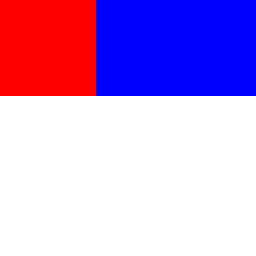
#> input picture Program/img/img051.jpg, 64 x 64 px (shown 4 times larger)
$ jupyter execute --allow-errors 'Step4-Matching Exact & Inexact.ipynb'   (Python 2 division)
#> lines starting #> are read from the running program, lines starting #| are printed output that depends on the picture; after the words box and inside, x2 and y2 are one past the last pixel; in counts of white or black regions, pixels touching at a corner belong together
# Graph Matching

## Penginputan Images dan Hasil Graph pada Dataset

[cell 1]
import glob
import os
import numpy as np
from numpy import genfromtxt
from skimage import io, segmentation, color
import matplotlib.pyplot as plt
from skimage.future import graph
import networkx as nx

path1 = 'img2/'
path2 = 'graph2/'
imgFile = []
graphFile = []


for filename1 in glob.glob(os.path.join(path1, '*.jpg')):
    imgFile.append(filename1)

for filename2 in glob.glob(os.path.join(path2, '*.gpickle')):
    graphFile.append(filename2)

## Uji Coba Exact Matching- Isomorphism VF2 Algorithm

[cell 2]
from networkx.algorithms import isomorphism
from ged4py2.algorithm import graph_edit_dist as ged

a = 150
b = 100
#> (the rest of this cell did not finish here and is left out)

[cell 3]
from networkx.algorithms import isomorphism

matchedList = []
img = io.imread('img/img051.jpg')
#> img is the input picture: shape (64, 64, 3); mean R, G, B 195.1, 159.4, 218.9
label = segmentation.felzenszwalb(img, min_size=290 )
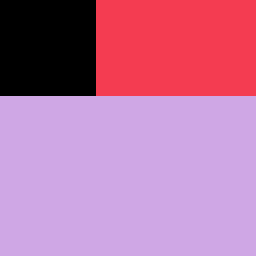
#> label: shape (64, 64) int64 (shown 4 times larger); 3 distinct labels, from 0 to 2; one colour per label, 0 black
g1 = graph.rag_mean_color(img, label, connectivity=2, mode='distance')

for i in range(0,len(graphFile)):
    g2 = nx.read_gpickle(graphFile[i])
    gm = isomorphism.GraphMatcher(g1,g2)
    if(gm.is_isomorphic()):
        matchedList.append(imgFile[i])
#> after the loop, matchedList = []

#     if(i==50):
#         print(gm.mapping)

# print(matchedList)
for j in range(0,len(matchedList)):
    imgOut = io.imread(matchedList[j])
    print('Image Source: {}'.format(matchedList[j]))
    plt.imshow(imgOut)
    plt.show()

[cell 4]
from networkx.algorithms import isomorphism

matchedList = []
#> (the rest of this cell did not finish here and is left out)

[cell 5]
matchedList = []
#> (the rest of this cell did not finish here and is left out)

## Inexact Matching - Graph Edit Distance

[cell 6]
from ged4py2.algorithm import graph_edit_dist as ged
from skimage import io, segmentation
from skimage.future import graph
from __future__ import division

matchedList2 = []
#> matchedList2 = []
#> (the rest of this cell did not finish here and is left out)

[cell 7]
matchedList2 = []
img = io.imread('test/img026.jpg')
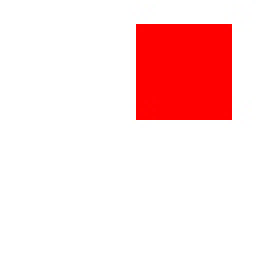
#> input picture Program/Flask/newproj/skripsi1/images/img026.jpg, 64 x 64 px, found by its file name (shown 4 times larger)
#> img is the input picture: shape (64, 64, 3); mean R, G, B 254.8, 219.1, 219.1
label = segmentation.felzenszwalb(img, min_size=340 )
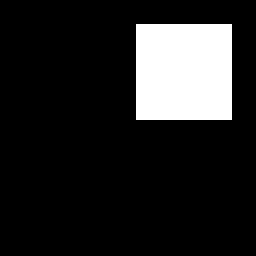
#> label: shape (64, 64) int64 (shown 4 times larger); values 0 (black) and 1 (white), 14.1% white; 1 white region, box (x1, y1, x2, y2) and area: (34, 6, 58, 30) 576
g1 = graph.rag_mean_color(img, label, connectivity=2, mode='distance')

for i in range(0,len(graphFile)):
    g2 = nx.read_gpickle(graphFile[i])
#     print(ged.compare(g1,g2,False))
    if(ged.compare(g1,g2,False)) < 0.5:
        matchedList2.append(imgFile[i])


# print(matchedList2)
# print(len(matchedList2))
for j in range(0,len(matchedList2)):
    imgOut = io.imread(matchedList2[j])
    print('Image Source: {}'.format(matchedList2[j]))
    plt.imshow(imgOut)
    plt.show()
